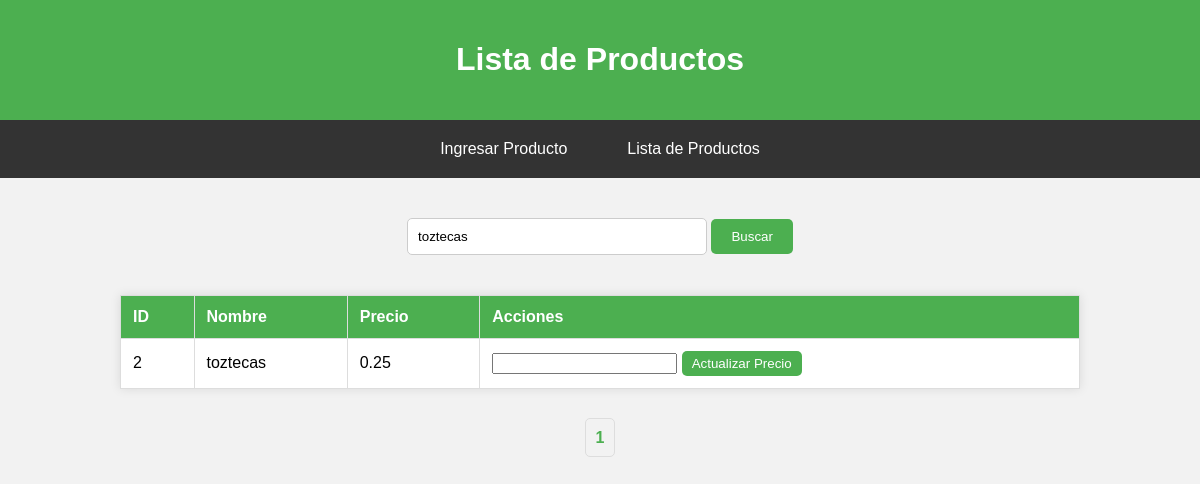
/index.php?busqueda=toztecas, run on the app's committed database.
### tables this page shows
CREATE TABLE `productos` (
  `id` int(5) NOT NULL,
  `nombre` varchar(50) NOT NULL,
  `precio` varchar(50) NOT NULL
);

### index.php (the view, shortened to what this page needs)
<?php
include 'conexiondb.php';
$resultados_por_pagina = 10;
$pagina = isset($_GET['pagina']) ? (int)$_GET['pagina'] : 1;
$busqueda = isset($_GET['busqueda']) ? $_GET['busqueda'] : '';
$offset = ($pagina - 1) * $resultados_por_pagina;
$sql_count = "SELECT COUNT(*) AS total FROM productos";
if (!empty($busqueda)) {
    $sql_count .= " WHERE nombre LIKE '%$busqueda%'";
}
$total_resultados = $conn->query($sql_count)->fetch_assoc()['total'];
$total_paginas = ceil($total_resultados / $resultados_por_pagina);
$sql = "SELECT id, nombre, precio FROM productos";
if (!empty($busqueda)) {
    $sql .= " WHERE nombre LIKE '%$busqueda%'";
}
$sql .= " LIMIT $offset, $resultados_por_pagina";
$result = $conn->query($sql);
?>
<!DOCTYPE html>
<html lang="es">
<head>
</head>
<body>
    <div class="header">
        <h1>Lista de Productos</h1>
    </div>
    <div class="menu">
        <a href="inicio.html">Ingresar Producto</a>
        <a href="index.php">Lista de Productos</a>
    </div>
    <div class="search-container">
        <form action="" method="GET">
            <input type="text" name="busqueda" placeholder="Buscar producto..." value="<?php echo htmlspecialchars($busqueda); ?>">
            <input type="submit" value="Buscar">
        </form>
    </div>
    <table>
        <thead>
            <tr>
                <th>ID</th>
                <th>Nombre</th>
                <th>Precio</th>
                <th>Acciones</th>
            </tr>
        </thead>
        <tbody>
            <?php if ($result->num_rows > 0): ?>
                <?php while($row = $result->fetch_assoc()): ?>
                    <tr>
                        <td><?php echo $row["id"]; ?></td>
                        <td><?php echo $row["nombre"]; ?></td>
                        <td><?php echo $row["precio"]; ?></td>
                        <td>
                            <form action="actualizar_precio.php" method="POST" style="display:inline;">
                                <input type="number" name="nuevo_precio" step="0.01" required>
                                <button type="submit" class="update-button">Actualizar Precio</button>
                            </form>
                        </td>
                    </tr>
                <?php endwhile; ?>
            <?php else: ?>
                <tr>
                    <td colspan="4">No hay productos disponibles</td>
                </tr>
            <?php endif; ?>
        </tbody>
    </table>
    <div class="pagination">
        <?php for ($i = 1; $i <= $total_paginas; $i++): ?>
            <a href="?pagina=<?php echo $i; ?>&busqueda=<?php echo htmlspecialchars($busqueda); ?>" <?php if ($i == $pagina) echo 'style="font-weight:bold;"'; ?>><?php echo $i; ?></a>
        <?php endfor; ?>
    </div>
</body>
</html>

### index.php (style rules this page uses)
body { font-family: Arial, sans-serif; background-color: #f2f2f2; display: flex; flex-direction: column; justify-content: flex-start; align-items: center; height: 100vh; margin: 0; }
.header { width: 100%; background-color: #4CAF50; color: white; padding: 20px; text-align: center; border-radius: 10px; box-shadow: 0 4px 8px rgba(0, 0, 0, 0.1); }
.menu { width: 100%; display: flex; justify-content: center; background-color: #333; padding: 10px 0; margin-bottom: 20px; }
.menu a { text-decoration: none; color: white; padding: 10px 20px; margin: 0 10px; border-radius: 5px; transition: background-color 0.3s ease; }
.search-container { margin: 20px 0; }
.search-container input[type="text"] { padding: 10px; width: 300px; border: 1px solid #ccc; border-radius: 5px; box-sizing: border-box; }
.search-container input[type="submit"] { padding: 10px 20px; background-color: #4CAF50; color: white; border: none; border-radius: 5px; cursor: pointer; }
table { width: 80%; border-collapse: collapse; margin: 20px 0; box-shadow: 0 0 10px rgba(0, 0, 0, 0.1); background-color: #fff; }
table, th, td { border: 1px solid #ddd; }
th, td { padding: 12px; text-align: left; }
th { background-color: #4CAF50; color: white; }
.pagination { margin: 20px 0; }
.pagination a { text-decoration: none; color: #4CAF50; padding: 10px; border: 1px solid #ddd; margin: 0 5px; border-radius: 5px; transition: background-color 0.3s ease; }
.update-button { background-color: #4CAF50; color: white; border: none; padding: 5px 10px; border-radius: 5px; cursor: pointer; transition: background-color 0.3s ease; }

### data on the page
productos: id "2", nombre "toztecas", precio "0.25"
